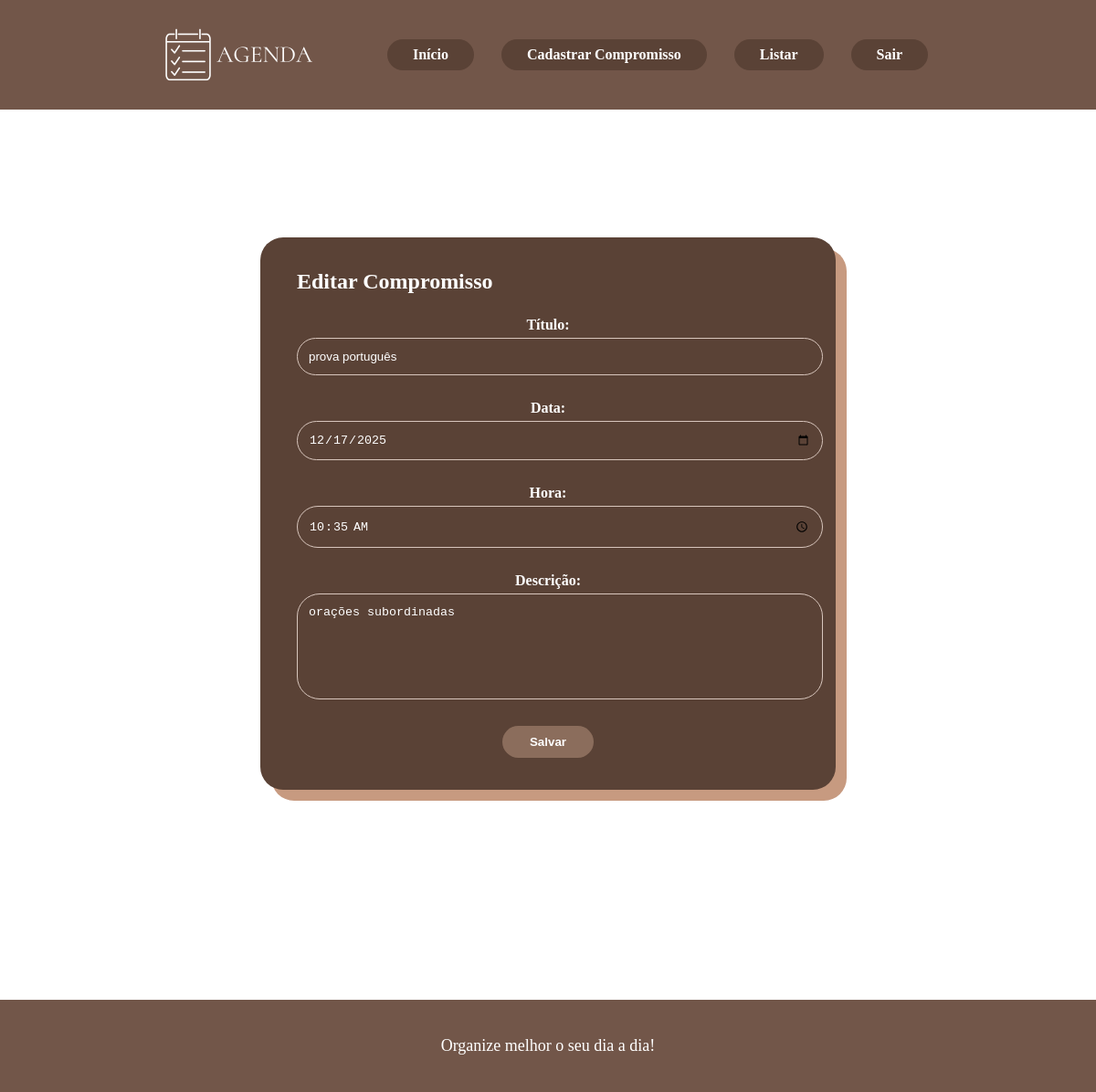
/editar/1 (signed in), run on the app's committed database.
### models/compromisso_model.py (models this page shows, shortened)
class Compromisso(Base):
    __tablename__ = "compromissos"
    id = Column(Integer, primary_key=True, autoincrement=True)
    titulo = Column(String, nullable=False)
    data = Column(String, nullable=False)   # mantive string para compatibilidade com seus templates
    hora = Column(String, nullable=False)
    descricao = Column(String)
    concluido = Column(Boolean, default=False)
    usuario_id = Column(Integer, ForeignKey("usuarios.id"), nullable=False)
    usuario = relationship("Usuario", backref="compromissos")

### controllers/compromisso_controller.py (the view, shortened to what this page needs)
@compromisso_bp.route("/editar/<int:id>", methods=["GET", "POST"])
def editar(id):
    if not _require_login():
        return redirect(url_for("usuario.login"))
    db = SessionLocal()
    compromisso = db.query(Compromisso).filter_by(id=id, usuario_id=session["usuario_id"]).first()
    if not compromisso:
        db.close()
        abort(403)  # não autorizado
    db.close()
    return render_template("editar.html", compromisso=compromisso)

### controllers/compromisso_controller.py (called while the page is built)
def _require_login():
    if "usuario_id" not in session:
        return False
    return True

### templates/editar.html
{% extends 'base.html' %}
{% block content %}
<div class="card-form">
    <h2>Editar Compromisso</h2>
    <form method="POST" action="{{ url_for('compromisso.editar', id=compromisso.id) }}">
        <label>Título:</label>
        <input type="text" name="titulo" value="{{ compromisso.titulo }}" required>
        <label>Data:</label>
        <input type="date" name="data" value="{{ compromisso.data }}" required>
        <label>Hora:</label>
        <input type="time" name="hora" value="{{ compromisso.hora }}" required>
        <label>Descrição:</label>
        <textarea name="descricao">{{ compromisso.descricao }}</textarea>
        <button type="submit">Salvar</button>
    </form>
</div>
{% endblock %}

### static/style.css (style rules this page uses)
html, body { height: 100%; margin: 0; padding: 0; }
body { display: flex; flex-direction: column; margin: 0; padding: 0; background-color: #ffffff; font-family: 'Georgia', serif; }
.card-form { background: #5a4236; width: 550px; margin: 60px auto; padding: 35px 40px; border-radius: 25px; color: #ffffff; position: relative; box-shadow: 12px 12px 0px #c79a80; }
.card-form h2 { margin-top: 0; text-align: left; margin-bottom: 25px; }
.card-form label { display: block; margin-top: 12px; margin-bottom: 5px; font-weight: bold; }
.card-form input[type="text"], .card-form input[type="date"], .card-form input[type="time"], .card-form input[type="password"], .card-form input[type="email"], .card-form textarea { width: 100%; padding: 12px; border-radius: 25px; border: 1px solid #d8c6bd; outline: none; background: transparent; color: #fff; margin-bottom: 15px; }
.card-form textarea { height: 90px; resize: none; }
.card-form button { background: #8b6d5c; color: #fff; padding: 10px 30px; border: none; border-radius: 20px; cursor: pointer; font-weight: bold; display: block; margin: 10px auto 0; transition: 0.2s; }

### data on the page
Compromisso: titulo "prova português", data "12/17/2025", hora "10:35", descricao "orações subordinadas"
